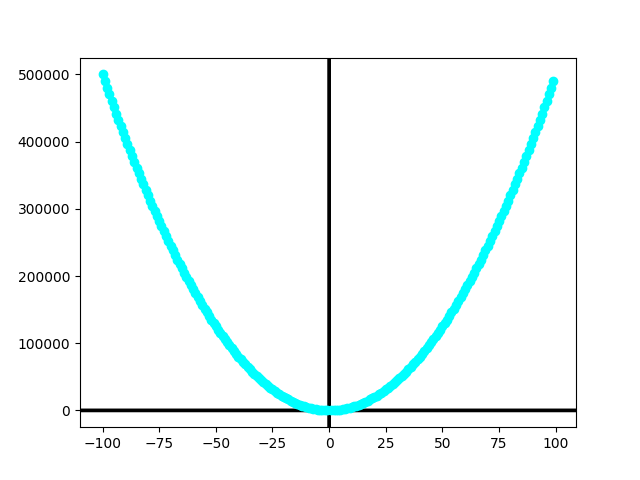

Recreate this plot in Python.
from matplotlib.pyplot import *
from numpy import *

# Unit vectors i and j
vecteurs = array([[100, 0],[0, 100],[-100, 0],[0, -100]])
origin = array([[0, 0],[0, 0],[0, 0],[0, 0]]) # origin point for vectors i and j
scatter(0, 0,color="black") # origin point

quiver(origin[:,0], origin[:,1], vecteurs[:,0], vecteurs[:,1], color=["black"], scale=21)


# points for a parabole in + :
for x in range (-100,100) :
    if (x != 0)  :
        scatter(x, ((50 * (x ** 2)) + 23),color="cyan")
        print(f"epochs : {x+101}/200")

savefig("parabole.png")

show()